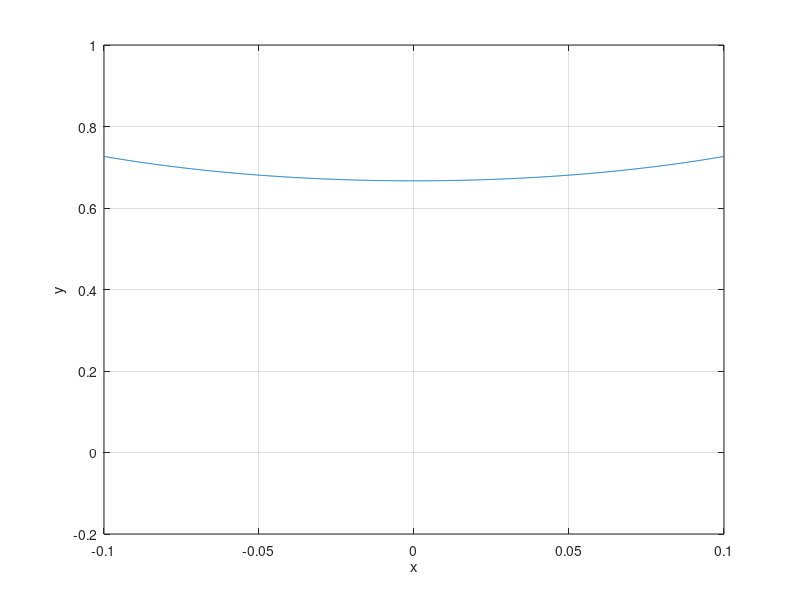
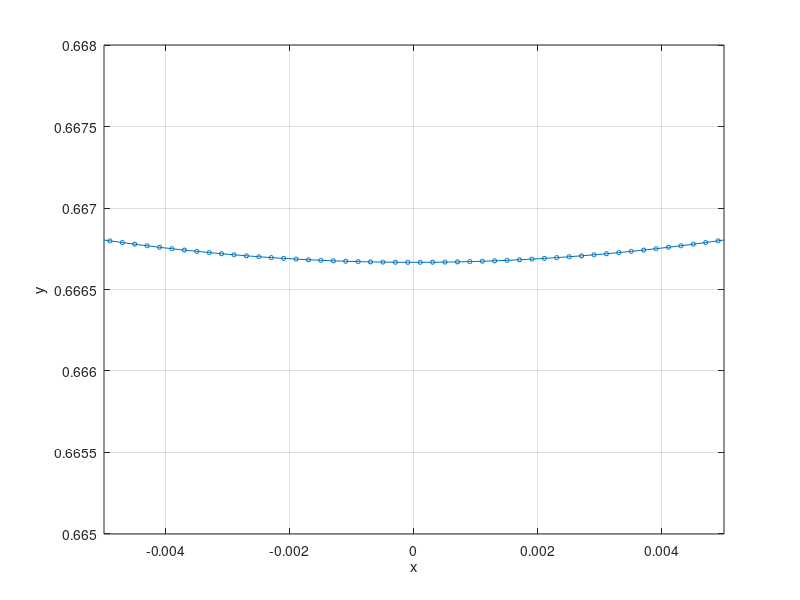

Reproduce these figures in MATLAB, in order.
%% Uppgift 5
% Beräkna
%
% $$ \lim_{x \to 0} \frac{\sin(2 \pi x)}{\sin(3 \pi x)} $$
%
% Eftersom vi ska beräkna gränsvärdet för $x \to 0$ så sätter jag små x-värden
x = linspace(-0.1, 0.1, 1000);
y = sin(2 * pi * x) ./ sin(3 * pi * x);
figure;
plot(x, y);
xlabel('x');
ylabel('y');
grid on;
axis([-0.1 0.1, -0.2 1]);
%%
% Om vi nu tittar närmare runt $x = 0$ så kan vi hitta gränsvärdet
figure;
plot(x, y, "Marker", "o", "MarkerSize", 3);
xlabel('x');
ylabel('y');
grid on;
axis([-0.005 0.005, 0.665 0.668]);
%%
% Vi ser här att
%
% $$ \lim_{x \to 0} \frac{\sin(2 \pi x)}{\sin(3 \pi x)} \approx 0.67
% \approx \frac{2}{3}. $$

